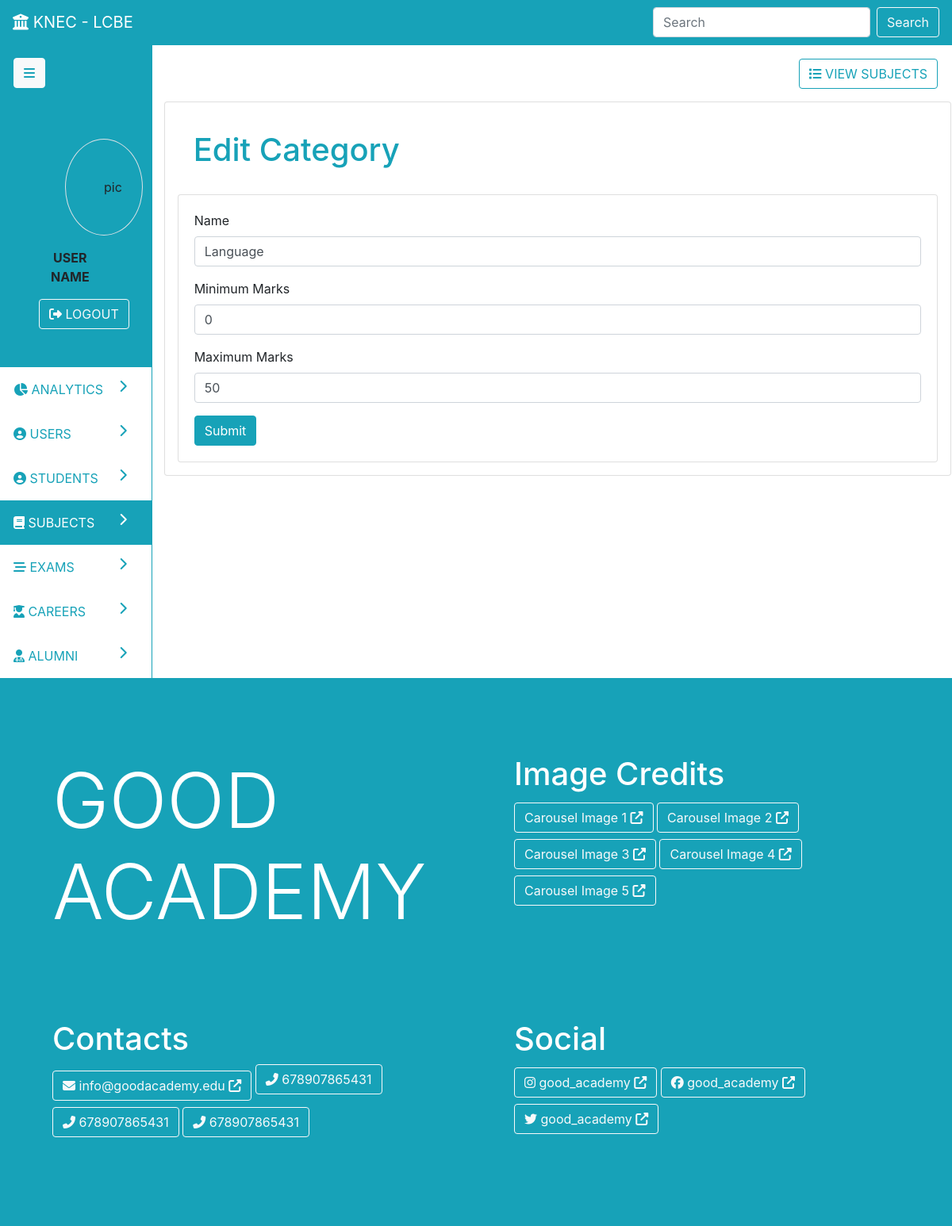
The app's page /categories/update/2, older data.
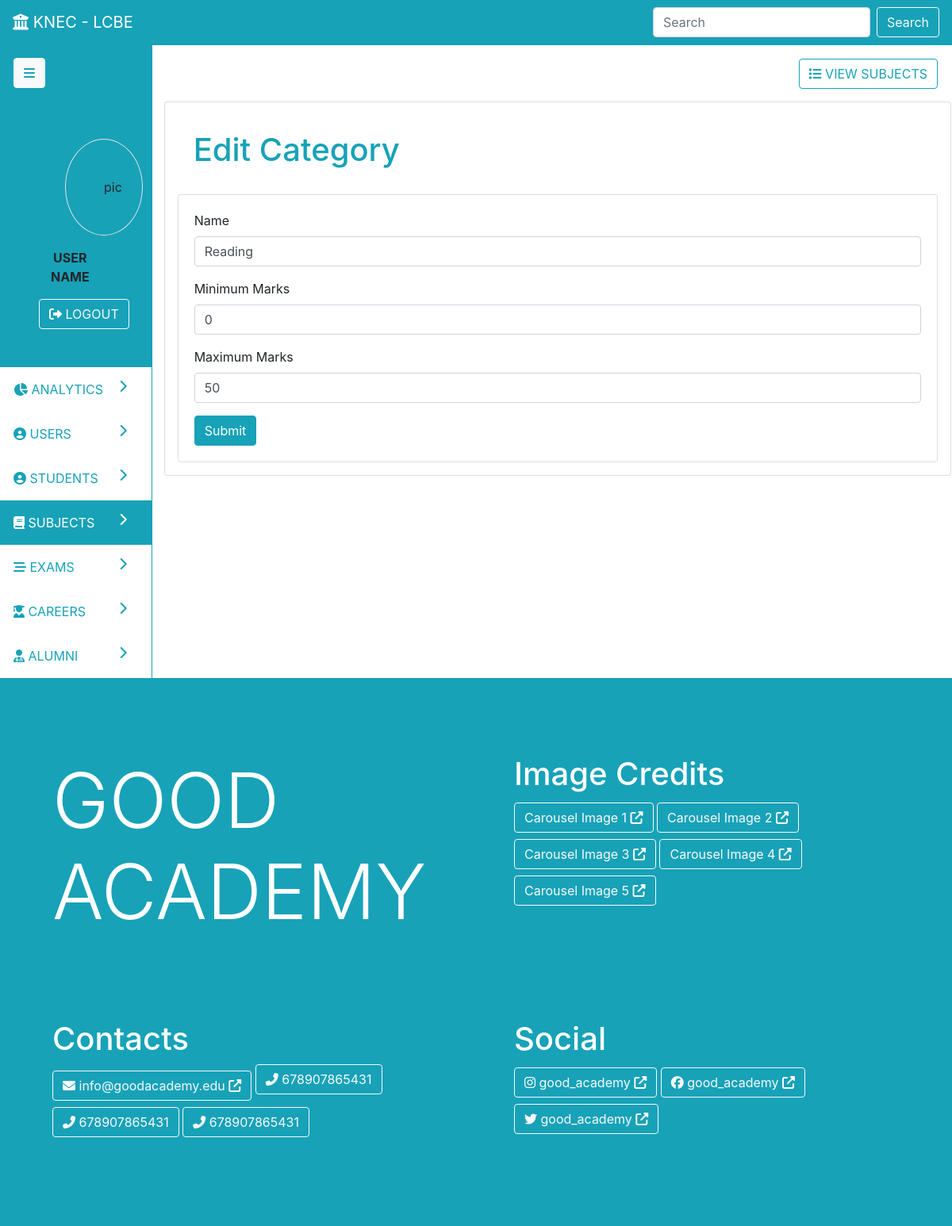
The same page, newer data.
### parent/models.py (models this page shows, shortened)
class Category(db.Model):
	id = db.Column(db.Integer, primary_key=True)
	name = db.Column(db.String(19), nullable=False)
	minimum = db.Column(db.Integer, nullable=False)
	maximum = db.Column(db.Integer, nullable=False)
	analytics = db.relationship('Analytics', backref='category', lazy=True, cascade='all, delete')
	questions = db.relationship('Question', backref='category', lazy=True, cascade='all, delete')
	subject_id = db.Column(db.Integer, db.ForeignKey('subject.id'), nullable=False)
	created_at = db.Column(db.DateTime, nullable=False, default=datetime.utcnow)
	updated_at = db.Column(db.DateTime, nullable=True, onupdate=datetime.utcnow)

### parent/routes.py (the view)
@app.route('/categories/update/<id>', methods=['POST', 'GET'])
def update_category(id):
	category = Category.query.get_or_404(id)
	form = CategoryForm()
	if form.validate_on_submit():
		category.name=form.name.data
		category.minimum=form.minimum.data
		category.maximum=form.maximum.data
		db.session.commit()
		flash('Category updated successfully', 'success')
		return redirect(url_for('view_subject', id=category.subject_id))
	elif request.method == 'GET':
		form.name.data=category.name
		form.minimum.data=category.minimum
		form.maximum.data=category.maximum
	return render_template('admin/categories.html', nav='dash', page='subjects', action='update', form=form)

### parent/forms.py
class CategoryForm(FlaskForm):
	name = StringField('Name', validators=[DataRequired(), Length(min=3, max=19)])
	minimum = IntegerField('Minimum Marks', validators=[NumberRange(min=0, max=1)])
	maximum = IntegerField('Maximum Marks', validators=[NumberRange(min=1, max=100)])
	submit = SubmitField('Submit')

### parent/templates/admin/categories.html (shortened to what this page needs)
{% extends 'admin-dash.html' %}
{% block pagedata %}
{% if action=='create' %}
<div class="row">
	<div class="col p-3">
		<a class="btn float-right btn-outline-info mr-3" href="{{ url_for('subjects') }}"><i class="fas fa-list"></i> VIEW SUBJECTS</a>
	</div>
</div>
<div class="card p-3">
	<div class="card-body text-primary">
		<h1 class="card-title text-info">Add New Category</h1>
	</div>
	<form class="card" method="post">
		{{ form.hidden_tag() }}
		<div class="card-body">
			<fieldset>
				<div class="form-group">
					{{ form.name.label(class='form-control-label') }}
					{% if form.name.errors %}
						{{ form.name(class='form-control is-invalid')}}
						<div class="invalid-feedback">
							{% for error in form.name.errors %}
								<span>{{ error }}</span>
							{% endfor %}
						</div>
					{% else%}
						{{ form.name(class='form-control') }}
					{% endif %}
				</div>
				<div class="form-group">
					{{ form.minimum.label(class='form-control-label') }}
					{% if form.minimum.errors %}
						{{ form.minimum(class='form-control is-invalid')}}
						<div class="invalid-feedback">
							{% for error in form.minimum.errors %}
								<span>{{ error }}</span>
							{% endfor %}
						</div>
					{% else%}
						{{ form.minimum(class='form-control') }}
					{% endif %}
				</div>
				<div class="form-group">
					{{ form.maximum.label(class='form-control-label') }}
					{% if form.maximum.errors %}
						{{ form.maximum(class='form-control is-invalid')}}
						<div class="invalid-feedback">
							{% for error in form.maximum.errors %}
								<span>{{ error }}</span>
							{% endfor %}
						</div>
					{% else%}
						{{ form.maximum(class='form-control') }}
					{% endif %}
				</div>
			</fieldset>
			<div>
				{{ form.submit(class='btn btn-info')}}
			</div>
			</div>
		</div>
	</form>
</div>
{% elif action=='update' %}
<div class="row">
	<div class="col p-3">
		<a class="btn float-right btn-outline-info mr-3" href="{{ url_for('subjects') }}"><i class="fas fa-list"></i> VIEW SUBJECTS</a>
	</div>
</div>
<div class="card p-3">
	<div class="card-body text-primary">
		<h1 class="card-title text-info">Edit Category</h1>
	</div>
	<form class="card" method="post">
		<div class="card-body">
			<fieldset>
				<div class="form-group">
					{{ form.name.label(class='form-control-label') }}
					{% if form.name.errors %}
						{{ form.name(class='form-control is-invalid')}}
						<div class="invalid-feedback">
							{% for error in form.name.errors %}
								<span>{{ error }}</span>
							{% endfor %}
						</div>
					{% else%}
						{{ form.name(class='form-control') }}
					{% endif %}
				</div>
				<div class="form-group">
					{{ form.minimum.label(class='form-control-label') }}
					{% if form.minimum.errors %}
						{{ form.minimum(class='form-control is-invalid')}}
						<div class="invalid-feedback">
							{% for error in form.minimum.errors %}
								<span>{{ error }}</span>
							{% endfor %}
						</div>
					{% else%}
						{{ form.minimum(class='form-control') }}
					{% endif %}
				</div>
				<div class="form-group">
					{{ form.maximum.label(class='form-control-label') }}
					{% if form.maximum.errors %}
						{{ form.maximum(class='form-control is-invalid')}}
						<div class="invalid-feedback">
							{% for error in form.maximum.errors %}
								<span>{{ error }}</span>
							{% endfor %}
						</div>
					{% else%}
						{{ form.maximum(class='form-control') }}
					{% endif %}
				</div>
			</fieldset>
			<div>
				{{ form.submit(class='btn btn-info')}}
			</div>
			</div>
		</div>
</div>
{% endif %}
{% endblock %}

Row changes from the older to the newer data that the page shows:
changed Category: name "Language" → "Reading"
